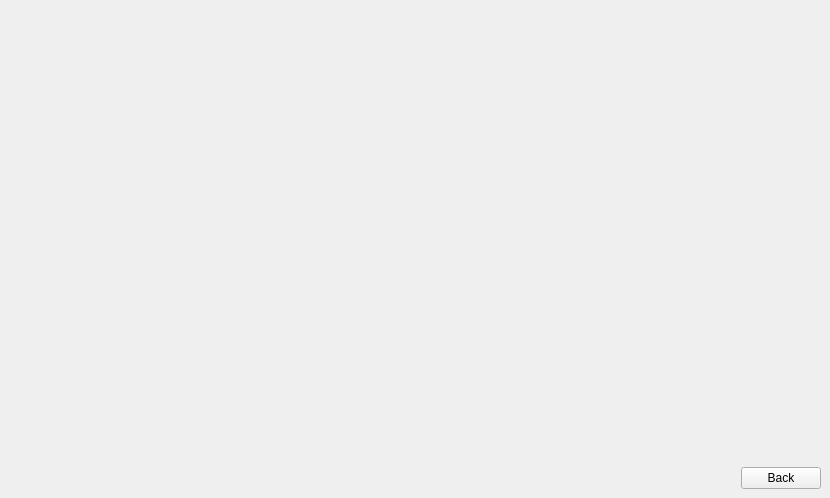
<?xml version="1.0" encoding="UTF-8"?>
<ui version="4.0">
 <class>MainWindow</class>
 <widget class="QMainWindow" name="MainWindow">
  <property name="geometry">
   <rect>
    <x>0</x>
    <y>0</y>
    <width>830</width>
    <height>498</height>
   </rect>
  </property>
  <property name="windowTitle">
   <string>MainWindow</string>
  </property>
  <widget class="QWidget" name="centralwidget">
   <layout class="QGridLayout" name="gridLayout_2" rowstretch="20,1">
    <item row="0" column="0">
     <widget class="QWidget" name="widget" native="true"/>
    </item>
    <item row="0" column="1">
     <widget class="QWidget" name="widget_2" native="true"/>
    </item>
    <item row="1" column="0" colspan="2">
     <layout class="QGridLayout" name="gridLayout">
      <item row="0" column="0">
       <spacer name="horizontalSpacer">
        <property name="orientation">
         <enum>Qt::Horizontal</enum>
        </property>
        <property name="sizeHint" stdset="0">
         <size>
          <width>536</width>
          <height>20</height>
         </size>
        </property>
       </spacer>
      </item>
      <item row="0" column="1">
       <widget class="QPushButton" name="pushButton">
        <property name="text">
         <string>Back</string>
        </property>
       </widget>
      </item>
     </layout>
    </item>
   </layout>
  </widget>
 </widget>
 <resources/>
 <connections/>
</ui>
